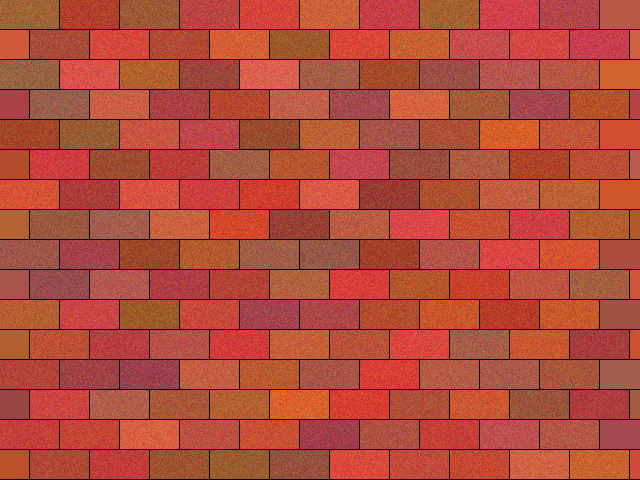
#> input picture tests/test_images/brick_texture.png, 640 x 480 px
$ python feature_matching.py ../tests/test_images/brick_texture.png ../tests/test_images/checkerboard.png
#> lines starting #> are read from the running program, lines starting #| are printed output that depends on the picture; after the words box and inside, x2 and y2 are one past the last pixel; in counts of white or black regions, pixels touching at a corner belong together
### src/feature_detection.py
"""
Feature Detection Module

특징점 검출을 위한 SIFT/ORB 알고리즘 구현.
이미지에서 키포인트와 디스크립터를 추출합니다.
"""

import cv2
import numpy as np
from typing import Tuple, List, Optional
from dataclasses import dataclass


@dataclass
class FeatureResult:
    """특징점 검출 결과를 저장하는 데이터 클래스"""
    keypoints: List[cv2.KeyPoint]
    descriptors: np.ndarray
    algorithm: str
    num_features: int


class FeatureDetector:
    """
    특징점 검출기 클래스

    SIFT와 ORB 알고리즘을 지원합니다.

    Attributes:
        algorithm: 사용할 알고리즘 ("sift" 또는 "orb")
        detector: OpenCV 특징점 검출기 객체

    Example:
        >>> detector = FeatureDetector(algorithm="sift")
        >>> result = detector.detect(image)
        >>> print(f"검출된 특징점: {result.num_features}개")
    """

    def __init__(self, algorithm: str = "sift", **kwargs):
        """
        특징점 검출기 초기화

        Args:
            algorithm: "sift" 또는 "orb"
            **kwargs: 알고리즘별 추가 파라미터
                - sift: nfeatures, nOctaveLayers, contrastThreshold, edgeThreshold
                - orb: nfeatures, scaleFactor, nlevels, edgeThreshold
        """
        self.algorithm = algorithm.lower()
        self.detector = self._create_detector(**kwargs)

    def _create_detector(self, **kwargs):
        """알고리즘에 맞는 검출기 생성"""
        if self.algorithm == "sift":
            return cv2.SIFT_create(
                nfeatures=kwargs.get("nfeatures", 0),
                nOctaveLayers=kwargs.get("nOctaveLayers", 3),
                contrastThreshold=kwargs.get("contrastThreshold", 0.04),
                edgeThreshold=kwargs.get("edgeThreshold", 10),
                sigma=kwargs.get("sigma", 1.6)
            )
        elif self.algorithm == "orb":
            return cv2.ORB_create(
                nfeatures=kwargs.get("nfeatures", 500),
                scaleFactor=kwargs.get("scaleFactor", 1.2),
                nlevels=kwargs.get("nlevels", 8),
                edgeThreshold=kwargs.get("edgeThreshold", 31),
                patchSize=kwargs.get("patchSize", 31)
            )
        else:
            raise ValueError(f"지원하지 않는 알고리즘: {self.algorithm}")

    def detect(self, image: np.ndarray, mask: Optional[np.ndarray] = None) -> FeatureResult:
        """
        이미지에서 특징점을 검출합니다.

        Args:
            image: 입력 이미지 (BGR 또는 그레이스케일)
            mask: 검출 영역 마스크 (선택)

        Returns:
            FeatureResult: 검출된 키포인트와 디스크립터
        """
        # 그레이스케일 변환
        if len(image.shape) == 3:
            gray = cv2.cvtColor(image, cv2.COLOR_BGR2GRAY)
        else:
            gray = image

        # 특징점 검출 및 디스크립터 계산
        keypoints, descriptors = self.detector.detectAndCompute(gray, mask)

        return FeatureResult(
            keypoints=keypoints,
            descriptors=descriptors if descriptors is not None else np.array([]),
            algorithm=self.algorithm.upper(),
            num_features=len(keypoints)
        )

    # [53 lines left out: functions detect_and_draw, compare_algorithms, not called in this run]


# [22 lines that do not run on import are left out]

### src/feature_matching.py
"""
Feature Matching Module

두 이미지 간의 특징점 매칭을 수행합니다.
BFMatcher와 FLANN 기반 매칭을 지원하며, Lowe's ratio test를 통해
좋은 매칭만 필터링합니다.
"""

import cv2
import numpy as np
from typing import List, Tuple, Optional
from dataclasses import dataclass


@dataclass
class MatchResult:
    """매칭 결과를 저장하는 데이터 클래스"""
    matches: List[cv2.DMatch]
    good_matches: List[cv2.DMatch]
    inlier_ratio: float
    num_total: int
    num_good: int


class FeatureMatcher:
    """
    특징점 매칭 클래스

    BFMatcher(Brute-Force)와 FLANN 기반 매칭을 지원합니다.

    알고리즘의 정확도는 정답 매칭 개수와 전체 매칭 시도 횟수 사이의 비율로 계산됩니다.

    Attributes:
        matcher_type: "bf" 또는 "flann"
        matcher: OpenCV 매처 객체
        ratio_threshold: Lowe's ratio test 임계값
    """

    def __init__(self, matcher_type: str = "bf",
                 descriptor_type: str = "sift",
                 ratio_threshold: float = 0.75):
        """
        매처 초기화

        Args:
            matcher_type: "bf" (Brute-Force) 또는 "flann"
            descriptor_type: "sift" 또는 "orb" (디스크립터 타입에 맞는 거리 계산법 선택)
            ratio_threshold: Lowe's ratio test 임계값 (기본값 0.75)
        """
        self.matcher_type = matcher_type.lower()
        self.descriptor_type = descriptor_type.lower()
        self.ratio_threshold = ratio_threshold
        self.matcher = self._create_matcher()

    def _create_matcher(self):
        """매처 타입에 맞는 매처 생성"""
        # 거리 계산 방식 선택
        if self.descriptor_type == "orb":
            norm_type = cv2.NORM_HAMMING
        else:  # SIFT, SURF 등
            norm_type = cv2.NORM_L2

        if self.matcher_type == "bf":
            return cv2.BFMatcher(norm_type, crossCheck=False)

        elif self.matcher_type == "flann":
            if self.descriptor_type == "orb":
                # ORB용 FLANN 설정
                index_params = dict(
                    algorithm=6,  # FLANN_INDEX_LSH
                    table_number=6,
                    key_size=12,
                    multi_probe_level=1
                )
            else:
                # SIFT용 FLANN 설정
                index_params = dict(
                    algorithm=1,  # FLANN_INDEX_KDTREE
                    trees=5
                )
            search_params = dict(checks=50)
            return cv2.FlannBasedMatcher(index_params, search_params)

        else:
            raise ValueError(f"지원하지 않는 매처 타입: {self.matcher_type}")

    def match(self, descriptors1: np.ndarray,
              descriptors2: np.ndarray) -> MatchResult:
        """
        두 디스크립터 집합 간의 매칭을 수행합니다.

        Args:
            descriptors1: 첫 번째 이미지의 디스크립터
            descriptors2: 두 번째 이미지의 디스크립터

        Returns:
            MatchResult: 매칭 결과
        """
        if descriptors1 is None or descriptors2 is None:
            return MatchResult(
                matches=[],
                good_matches=[],
                inlier_ratio=0.0,
                num_total=0,
                num_good=0
            )

        if len(descriptors1) == 0 or len(descriptors2) == 0:
            return MatchResult(
                matches=[],
                good_matches=[],
                inlier_ratio=0.0,
                num_total=0,
                num_good=0
            )

        # FLANN에서 float32 필요
        if self.matcher_type == "flann" and self.descriptor_type == "sift":
            descriptors1 = descriptors1.astype(np.float32)
            descriptors2 = descriptors2.astype(np.float32)

        # kNN 매칭 (k=2)
        try:
            matches = self.matcher.knnMatch(descriptors1, descriptors2, k=2)
        except cv2.error:
            return MatchResult(
                matches=[],
                good_matches=[],
                inlier_ratio=0.0,
                num_total=0,
                num_good=0
            )

        # Lowe's ratio test
        good_matches = []
        all_matches = []

        for match_pair in matches:
            if len(match_pair) == 2:
                m, n = match_pair
                all_matches.append(m)
                if m.distance < self.ratio_threshold * n.distance:
                    good_matches.append(m)

        # 인라이어 비율 계산
        inlier_ratio = len(good_matches) / len(all_matches) if all_matches else 0.0

        return MatchResult(
            matches=all_matches,
            good_matches=good_matches,
            inlier_ratio=inlier_ratio,
            num_total=len(all_matches),
            num_good=len(good_matches)
        )

    # [52 lines left out: functions match_and_draw, extract_matched_points, not called in this run]


if __name__ == "__main__":
    import sys
    from feature_detection import FeatureDetector

    if len(sys.argv) >= 3:
        image1 = cv2.imread(sys.argv[1])
#> image1 is the input picture: shape (480, 640, 3); mean B, G, R 56.3, 75.4, 175
        image2 = cv2.imread(sys.argv[2])
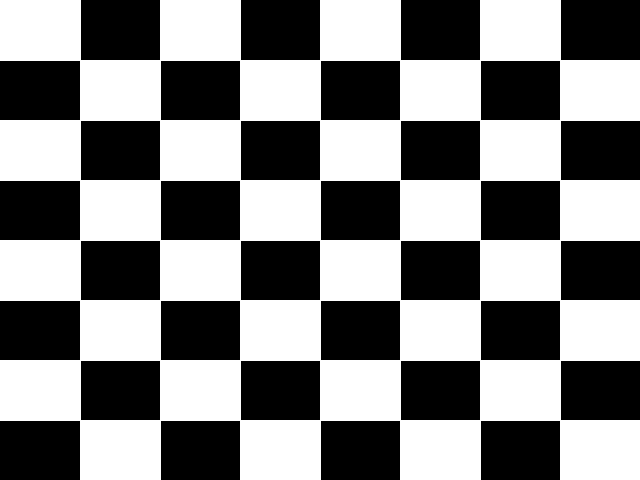
#> input picture tests/test_images/checkerboard.png, 640 x 480 px
#> image2 is the input picture: shape (480, 640, 3); 51.3% white; 32 black regions, largest, box (x1, y1, x2, y2) and area: (81, 0, 160, 60) 4740, (241, 0, 320, 60) 4740, (401, 0, 480, 60) 4740

        if image1 is not None and image2 is not None:
            print("=== 특징점 매칭 테스트 ===\n")

            # 특징점 검출
            detector = FeatureDetector(algorithm="sift")
            result1 = detector.detect(image1)
#> in detect, `gray = cv2.cvtColor(image, cv2.COLOR_BGR2GRAY)`:
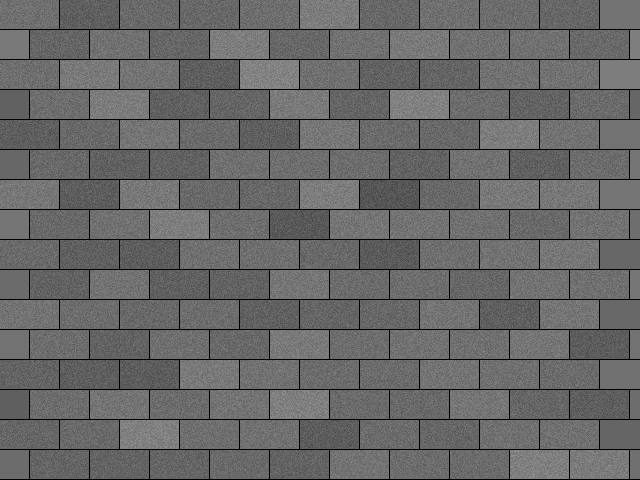
#> gray: shape (480, 640); min 0, max 149, mean 103
#> in detect, `keypoints, descriptors = self.detector.detectAndCompute(gray, mask)`: keypoints = 32 keypoints; strongest (x, y, size): (182, 242, 2.4), (32, 357, 2.5), (183, 26, 3.2), (406, 104, 18.5)
            result2 = detector.detect(image2)
#> in detect (call 2), `keypoints, descriptors = self.detector.detectAndCompute(gray, mask)`: keypoints = 332 keypoints; strongest (x, y, size): (120, 390, 41.7), (280, 390, 41.6), (440, 390, 41.6), (520, 90, 41.7)

            print(f"이미지 1: {result1.num_features}개 특징점")
#| 이미지 1: 32개 특징점
            print(f"이미지 2: {result2.num_features}개 특징점\n")
#| 이미지 2: 332개 특징점

            # 매칭
            matcher = FeatureMatcher(matcher_type="bf", descriptor_type="sift")
            match_result = matcher.match(result1.descriptors, result2.descriptors)
#> in match, `matches = self.matcher.knnMatch(descriptors1, descriptors2, k=2)`: matches = 32 matches
#> the loop in match, `for match_pair in matches:` made 32 passes
#> after the loop in match, `for match_pair in matches:`: good_matches = []
#> in match, `inlier_ratio = len(good_matches) / len(all_matches) if all_matches els..`: inlier_ratio = 0

            print(f"전체 매칭: {match_result.num_total}개")
#| 전체 매칭: 32개
            print(f"좋은 매칭: {match_result.num_good}개")
#| 좋은 매칭: 0개
            print(f"인라이어 비율: {match_result.inlier_ratio:.2%}")
#| 인라이어 비율: 0.00%
        else:
            print("이미지를 불러올 수 없습니다.")
    else:
        print("사용법: python feature_matching.py <image1> <image2>")
